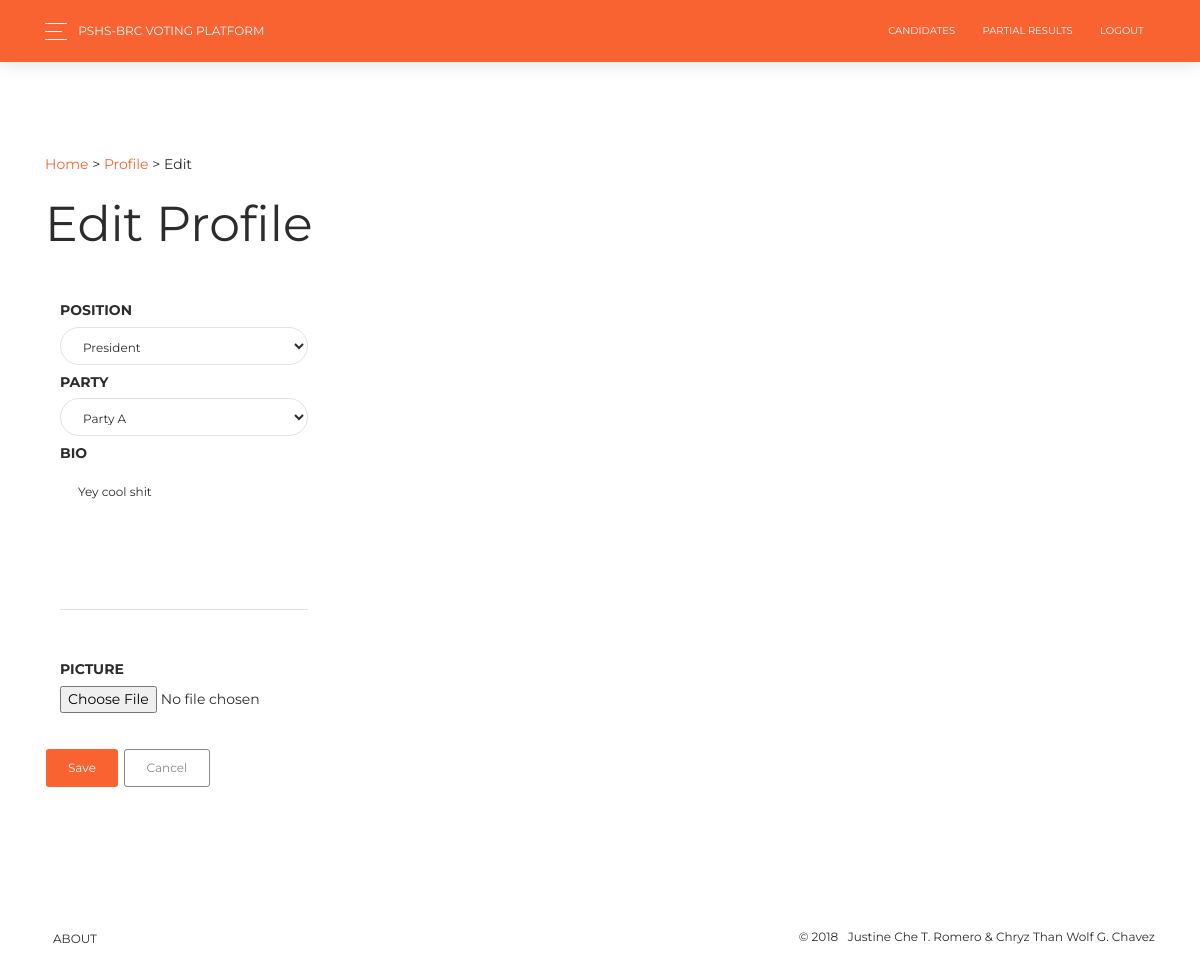
Before: /index.php?mode=candidate&action=profile_edit (signed in) with the older database file.
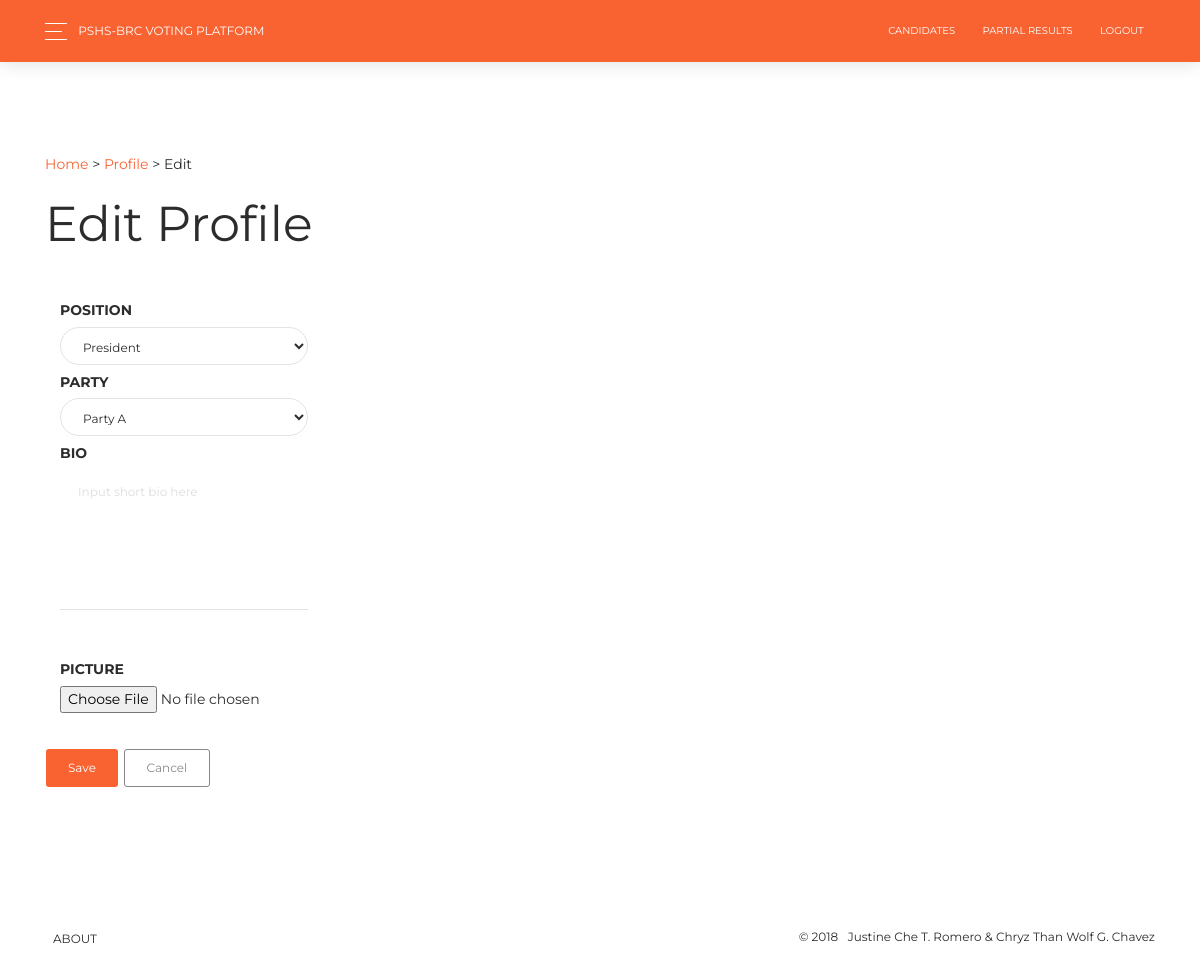
After: the same page with the newer database file.
### tables this page shows
CREATE TABLE `candidate` (
  `id` int(11) NOT NULL,
  `user` int(11) NOT NULL,
  `position` text NOT NULL,
  `details` text NOT NULL,
  `party` text NOT NULL,
  `votes` int(11) NOT NULL,
  `imagename` text NOT NULL,
  `image` mediumblob NOT NULL
);

### index.php (the view, shortened to what this page needs)
<?php
	include("conn.php");
	$user = mysqli_fetch_assoc(mysqli_query($conn,"SELECT * FROM `user` WHERE `id`=$_COOKIE[id]"));
	$priv = array_map("trim", explode(",", $user["priv"]));
?>
<!DOCTYPE html>
<html lang="en">
<head>
	<?php include("includes.php") ?>
</head>
<body class="sidebar-collapse">
<?php include("navbar.php") ?>
<br><br>
<div class="section">
	<?php
	if(isset($_GET["mode"]) && isset($_GET["action"])):
		?>
	<?php
		if($_GET["mode"]=="root" && in_array("ROOT", $priv))
		{
			if($_GET["action"]=="users")
				include("root/users.php");
			if($_GET["action"]=="settings")
				include("root/settings.php");
		}
		else
		if($_GET["mode"]=="candidate" && in_array("CANDIDATE", $priv))
		{
			if($_GET["action"]=="profile_edit")
				include("candidate/profile_edit.php");
		}
	 ?>
	 <?php
	 	else:
	 		$disp = true;
	 	endif;
	  ?>
</div>
<br><br>
<footer class="footer">
    <div class="container">
        <nav>
            <ul>
                <li>
                    <a href="about.php">
                        About
                    </a>
                </li>
            </ul>
        </nav>
        <div class="copyright">
            &copy;
            &nbsp
            Justine Che T. Romero & Chryz Than Wolf G. Chavez
        </div>
    </div>
</footer>
</body>
</html>

### candidate/profile_edit.php (shortened to what this page needs)
<?php
	$json = file_get_contents('settings.json');
	$es = json_decode($json,true);
    $a = $user['id'];
    $temp = mysqli_query($conn,"SELECT * FROM `candidate` WHERE `user`='$a'");
    $temp = mysqli_fetch_assoc($temp);
?>
<br><br>
<div class="container">
	<a href="index.php">Home</a> > <a href="index.php?mode=candidate&action=profile_view">Profile</a> > Edit<br><br>
	<h1>Edit Profile</h1>
	<br>
    <form method="post" action="index.php?mode=candidate&action=profile_view&submit=1" enctype="multipart/form-data" onsubmit="return validateForm();">
        <div class="col-sm-6 col-lg-3">
            <div class="form-group">
                <h6 for="sel1">Position</h6>
                <select name="position" class="form-control" id="sel1" required>
                    <?php
                    foreach ($es["positions"] as $s){?>
                    <option value="<?php echo strtolower($s['name'])?>" <?php if ($temp['position']==strtolower($s['name'])) echo ' selected' ?>><?php echo $s["name"] ?></option>
                    <?php   } ?>
                </select>
            </div>
        </div>
        <div class="col-sm-6 col-lg-3">
            <div class="form-group">
                <h6 for="sel2">Party</h6>
                <select name="party" class="form-control" id="sel2" required>
                    <?php foreach ($es["parties"] as $s){?>
                    <option value="<?php echo strtolower($s) ?>" <?php if ($temp['party']==strtolower($s)) echo ' selected' ?>><?php echo $s ?></option>
                    <?php   } ?>
                </select>
            </div>
        </div>
        <div class="col-sm-6 col-lg-3">
            <div class="form-group">
                <h6>Bio</h6>
                <textarea name="details" class="form-control" placeholder="Input short bio here" rows="5" required><?php echo $temp['details'] ?></textarea>
            </div>
        </div>
        <div class="col-sm-6 col-lg-3">
            <div class="form-group">
                <br><br>
                <h6>Picture</h6>
                <input id='ppic' type="file" name="profpic">
            </div>
        </div>
        <br>
        <button class="btn btn-primary">Save</button>
        <a href="index.php?mode=candidate&action=profile_view" class="btn btn-simple">Cancel</a>
    </form>
</div>

Changed rows visible on the page:
removed candidate: details "Yey cool shit"
